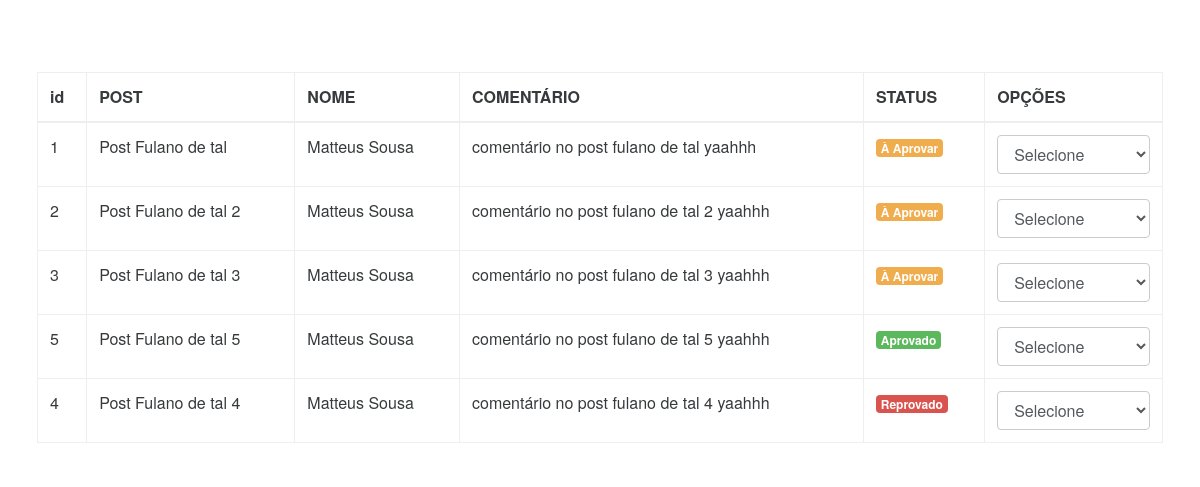
The page / on the database its author committed.
### tables this page shows
CREATE TABLE IF NOT EXISTS `comentarios` (
  `id` int(11) NOT NULL AUTO_INCREMENT,
  `post` varchar(50) NOT NULL,
  `nome` varchar(50) NOT NULL,
  `comentario` longtext NOT NULL,
  `status` int(11) NOT NULL,
  PRIMARY KEY (`id`)
);

### index.php (the view, shortened to what this page needs)
<?php
$conn = new PDO('mysql:host=localhost;dbname=exemplo', 'root', '');
$conn->setAttribute(PDO::ATTR_ERRMODE, PDO::ERRMODE_EXCEPTION);
$conn->exec('SET NAMES UTF8');
$selecionTudo = $conn->prepare("SELECT * FROM `comentarios` ORDER BY status ASC");
$selecionTudo->execute();
$listar = $selecionTudo->fetchAll(PDO::FETCH_OBJ);
?>
<!DOCTYPE html>
<html lang="en">
    <head>
        <link rel="stylesheet" href="css/bootstrap.min.css">
    </head>
    <body>
        <div class="container">
            <br/>
            <br/>
            <br/>
            <table class="table table-bordered">
                <thead>
                    <tr>
                        <th>id</th>
                        <th>POST</th>
                        <th>NOME</th>
                        <th>COMENTÁRIO</th>
                        <th>STATUS</th>
                        <th>OPÇÕES</th>
                    </tr>
                </thead>
                <tbody>
                    <?php
                    foreach ($listar as $list) {
                        ?>
                        <tr>
                            <td><?php echo $list->id; ?></td>
                            <td><?php echo $list->post; ?></td>
                            <td><?php echo $list->nome; ?></td>
                            <td><?php echo $list->comentario; ?></td>
                            <td>
                                <?php
                                    if($list->status == '0'):
                                        echo '<span class="label label-warning">À Aprovar</span>';
                                    elseif($list->status == '1'):
                                        echo '<span class="label label-success">Aprovado</span>';
                                    else:
                                        echo '<span class="label label-danger">Reprovado</span>';
                                    endif;
                                ?>
                            </td>
                            <td>
                                <select class="form-control ocultar-exibir">
                                    <option value="0">Selecione</option>
                                </select>
                            </td>
                        <?php } ?>
                    </tr>
                </tbody>
            </table>
        </div>
    </body>
</html>

### rows shown on the page
comentarios: id "1", post "Post Fulano de tal", nome "Matteus Sousa", comentario "comentário no post fulano de tal yaahhh", status "À Aprovar"
comentarios: id "2", post "Post Fulano de tal 2", nome "Matteus Sousa", comentario "comentário no post fulano de tal 2 yaahhh", status "À Aprovar"
comentarios: id "3", post "Post Fulano de tal 3", nome "Matteus Sousa", comentario "comentário no post fulano de tal 3 yaahhh", status "À Aprovar"
comentarios: id "5", post "Post Fulano de tal 5", nome "Matteus Sousa", comentario "comentário no post fulano de tal 5 yaahhh", status "Aprovado"
comentarios: id "4", post "Post Fulano de tal 4", nome "Matteus Sousa", comentario "comentário no post fulano de tal 4 yaahhh", status "Reprovado"
